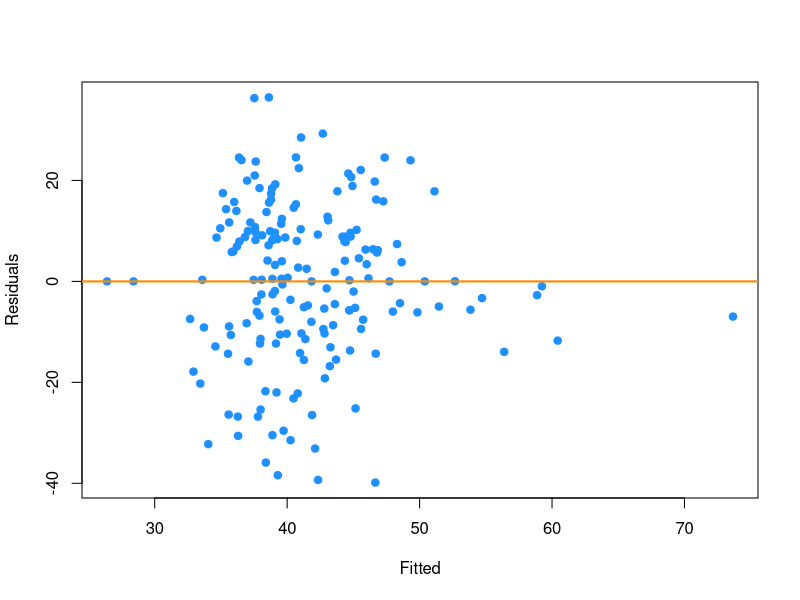
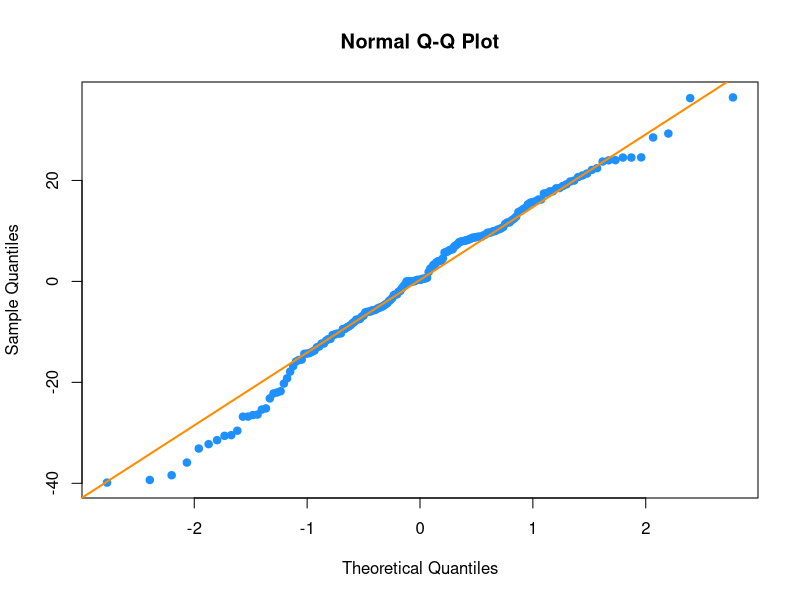

The R source for these figures, in order:
## ---- chunk 1
qb_data = data.frame(readxl::read_xlsx("STAT 420 Final Project QB Data.xlsx"))
colnames(qb_data) = c("Name", "Avg.NFL.QBR", "Two.Season.Starter", "Pass.Yds.Per.Att", "TD.Int.Ratio", "Comp.Pct", "Rush.Yds.Per.Att","Rush.Tds.Per.G")
## ---- chunk 2
cor(qb_data[,2:8])
## ---- chunk 3
full_model = lm(Avg.NFL.QBR ~ (Two.Season.Starter + Pass.Yds.Per.Att + TD.Int.Ratio + Comp.Pct + Rush.Yds.Per.Att + Rush.Tds.Per.G)^3, data = qb_data)
reduced_model = step(full_model, direction = "backward", k = log(nrow(qb_data)), trace = 0)
summary(reduced_model)
## ---- chunk 4
anova(full_model, reduced_model)
## ---- chunk 5
cd = cooks.distance(reduced_model)
cutoff =  4 / nrow(qb_data)
influential <- as.numeric(names(cd)[(cd > cutoff)])
qb_data2 <- qb_data[-influential, ]
## ---- chunk 6
reduced_model2 = lm(Avg.NFL.QBR ~ Two.Season.Starter + Pass.Yds.Per.Att + TD.Int.Ratio + 
    Comp.Pct + Rush.Yds.Per.Att + Rush.Tds.Per.G + Two.Season.Starter:Pass.Yds.Per.Att + 
    Two.Season.Starter:TD.Int.Ratio + Two.Season.Starter:Comp.Pct + 
    Two.Season.Starter:Rush.Yds.Per.Att + Two.Season.Starter:Rush.Tds.Per.G + 
    Pass.Yds.Per.Att:Comp.Pct + TD.Int.Ratio:Rush.Yds.Per.Att + 
    TD.Int.Ratio:Rush.Tds.Per.G + Comp.Pct:Rush.Yds.Per.Att + 
    Comp.Pct:Rush.Tds.Per.G + Two.Season.Starter:Pass.Yds.Per.Att:Comp.Pct + 
    Two.Season.Starter:TD.Int.Ratio:Rush.Yds.Per.Att + Two.Season.Starter:TD.Int.Ratio:Rush.Tds.Per.G + 
    Two.Season.Starter:Comp.Pct:Rush.Yds.Per.Att + Two.Season.Starter:Comp.Pct:Rush.Tds.Per.G, data = qb_data2)
summary(reduced_model2)
## ---- chunk 7
reduced_model2 = lm(Avg.NFL.QBR ~ Two.Season.Starter + Pass.Yds.Per.Att + TD.Int.Ratio + 
    Comp.Pct + Rush.Yds.Per.Att + Rush.Tds.Per.G + Two.Season.Starter:Pass.Yds.Per.Att + 
    Two.Season.Starter:TD.Int.Ratio + Two.Season.Starter:Comp.Pct + 
    Two.Season.Starter:Rush.Yds.Per.Att + 
    Pass.Yds.Per.Att:Comp.Pct + TD.Int.Ratio:Rush.Yds.Per.Att + 
    TD.Int.Ratio:Rush.Tds.Per.G + Comp.Pct:Rush.Yds.Per.Att + 
    Comp.Pct:Rush.Tds.Per.G, data = qb_data2)
summary(reduced_model2)
## ---- chunk 8
plot_fitted_resid = function(model, pointcol = "dodgerblue", linecol = "darkorange") {
  plot(fitted(model), resid(model), 
       col = pointcol, pch = 20, cex = 1.5,
       xlab = "Fitted", ylab = "Residuals")
  abline(h = 0, col = linecol, lwd = 2)
}

plot_qq = function(model, pointcol = "dodgerblue", linecol = "darkorange") {
  qqnorm(resid(model), col = pointcol, pch = 20, cex = 1.5)
  qqline(resid(model), col = linecol, lwd = 2)
}
## ---- chunk 9
library(lmtest)
plot_fitted_resid(reduced_model2)
plot_qq(reduced_model2)
bptest(reduced_model2)
shapiro.test(resid(reduced_model2))
## ---- chunk 10
View(qb_data)
